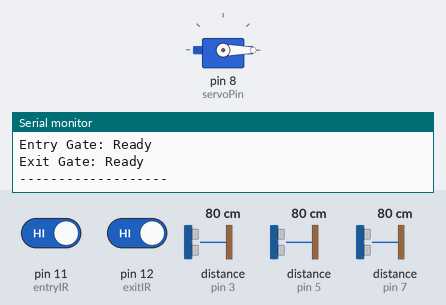
Bench run of a sketch on a simulated Arduino Uno, built with avr-gcc and run on an emulated ATmega328P. On the bench: servo, the last lines printed to the serial monitor. Wiring (inferred from the names in the program): 3 × ultrasonic range finder: trigger pin 2, echo pin 3 / trigger pin 4, echo pin 5 / trigger pin 6, echo pin 7. Inputs (shaded band) come from the test bench; at power-on: pin 11 (entryIR) HIGH, distance to the obstacle (sensors on pin 5, pin 3, pin 7) 80 cm, pin 12 (exitIR) HIGH. The echo pulse lasts 58.3 µs per cm.

Above: at 1.2 s.
1.3 s: pin 11 (entryIR) driven LOW
At 2.8 s:
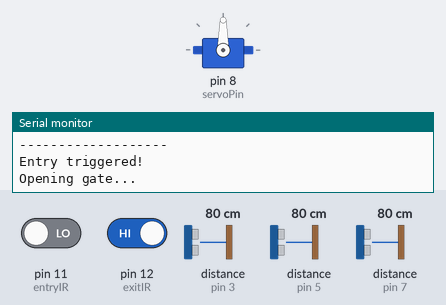
13.7 s: distance to the obstacle (sensor on pin 5) set to 18 cm
Timing chart, 0 to 17.7 s (numbered marks = the images above; inputs shaded):
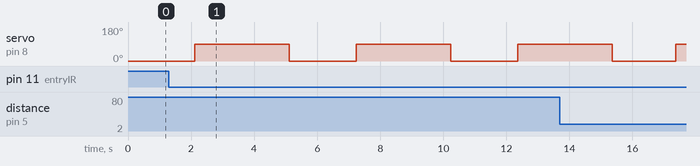

Measured:
- after the input at 1.3 s, servo on pin 8 (servoPin): alternates 90° for 3.0 s and 0° for 2.1 s, starting after 0.82 s

The sketch:

smart_parking_system.ino
```cpp
#include <Servo.h>

// Sensor Pins Configuration
const int trigPins[3] = {2, 4, 6};    // Ultrasonic Trig pins
const int echoPins[3] = {3, 5, 7};    // Ultrasonic Echo pins
const int entryIR = 11;                // Entry gate IR sensor
const int exitIR = 12;                 // Exit gate IR sensor
const int servoPin = 8;                // Servo control pin

Servo gateServo;
int availableSlots = 3;
unsigned long lastTrigger = 0;

void setup() {
  Serial.begin(115200);

  // Initialize sensors
  pinMode(entryIR, INPUT);
  pinMode(exitIR, INPUT);

  // Initialize ultrasonic sensors
  for(int i=0; i<3; i++){
    pinMode(trigPins[i], OUTPUT);
    pinMode(echoPins[i], INPUT);
  }

  // Attach servo and close gate
  gateServo.attach(servoPin);
  gateServo.write(0); // Initial position: closed

  Serial.println("System Initialized!");
  Serial.println("-------------------");
}

void loop() {
  checkEntryExit();
  monitorParkingSlots();
  printSystemStatus();
  delay(100);
}

void checkEntryExit() {
  if(digitalRead(entryIR) == LOW && (millis() - lastTrigger > 2000)) {
    Serial.println("Entry triggered!");
    openGate();
    availableSlots--;
    lastTrigger = millis();
  }

  if(digitalRead(exitIR) == LOW && (millis() - lastTrigger > 2000)) {
    Serial.println("Exit triggered!");
    openGate();
    availableSlots++;
    lastTrigger = millis();
  }
}

void openGate() {
  Serial.println("Opening gate...");
  gateServo.write(90);  // Open gate
  delay(3000);          // Keep open for 3 seconds
  gateServo.write(0);   // Close gate
  Serial.println("Gate closed");
}

bool isCarPresent(int sensorIndex) {
  digitalWrite(trigPins[sensorIndex], LOW);
  delayMicroseconds(2);
  digitalWrite(trigPins[sensorIndex], HIGH);
  delayMicroseconds(10);
  digitalWrite(trigPins[sensorIndex], LOW);

  long duration = pulseIn(echoPins[sensorIndex], HIGH);
  float distance = duration * 0.0343 / 2;

  return (distance < 20); // Car present if <20cm
}

void monitorParkingSlots() {
  int occupied = 0;
  for(int i=0; i<3; i++){
    if(isCarPresent(i)) occupied++;
  }
  availableSlots = 3 - occupied;
}

void printSystemStatus() {
  Serial.println("Current Status:");
  Serial.print("Available Slots: ");
  Serial.println(availableSlots);

  // Show individual slot status
  for(int i=0; i<3; i++){
    Serial.print("Slot ");
    Serial.print(i+1);
    Serial.print(": ");
    Serial.println(isCarPresent(i) ? "Occupied" : "Free");
  }

  Serial.print("Entry Gate: ");
  Serial.println(digitalRead(entryIR) == LOW ? "Triggered" : "Ready");

  Serial.print("Exit Gate: ");
  Serial.println(digitalRead(exitIR) == LOW ? "Triggered" : "Ready");

  Serial.println("-------------------");
} 
```
